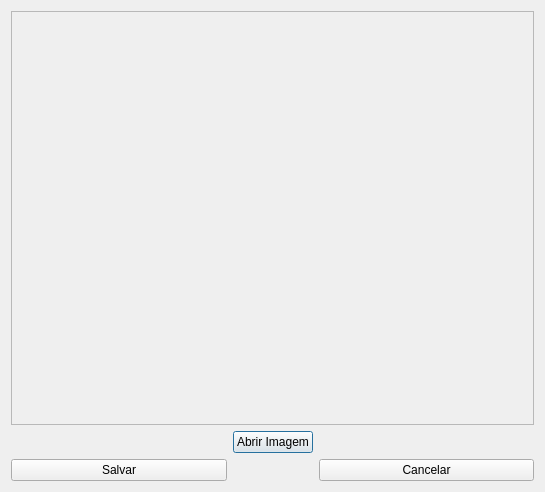
<ui version="4.0" >
 <class>QfrmConfigSlidePadraoClass</class>
 <widget class="QDialog" name="QfrmConfigSlidePadraoClass" >
  <property name="geometry" >
   <rect>
    <x>0</x>
    <y>0</y>
    <width>545</width>
    <height>492</height>
   </rect>
  </property>
  <property name="windowTitle" >
   <string>Slide Padrão</string>
  </property>
  <layout class="QGridLayout" name="gridLayout" >
   <item row="0" column="0" colspan="3" >
    <widget class="QScrollArea" name="scrollArea" >
     <property name="widgetResizable" >
      <bool>true</bool>
     </property>
     <widget class="QWidget" name="scrollAreaWidgetContents" >
      <property name="geometry" >
       <rect>
        <x>0</x>
        <y>0</y>
        <width>523</width>
        <height>394</height>
       </rect>
      </property>
      <layout class="QGridLayout" name="gridLayout_2" >
       <item row="0" column="0" >
        <widget class="QLabel" name="lblFundo" >
         <property name="text" >
          <string/>
         </property>
        </widget>
       </item>
      </layout>
     </widget>
    </widget>
   </item>
   <item row="1" column="1" >
    <widget class="QPushButton" name="btnAbrirImagem" >
     <property name="sizePolicy" >
      <sizepolicy vsizetype="Fixed" hsizetype="Fixed" >
       <horstretch>0</horstretch>
       <verstretch>0</verstretch>
      </sizepolicy>
     </property>
     <property name="font" >
      <font>
       <underline>false</underline>
       <strikeout>false</strikeout>
      </font>
     </property>
     <property name="text" >
      <string>Abrir Imagem</string>
     </property>
    </widget>
   </item>
   <item row="1" column="0" >
    <spacer name="horizontalSpacer" >
     <property name="orientation" >
      <enum>Qt::Horizontal</enum>
     </property>
     <property name="sizeHint" stdset="0" >
      <size>
       <width>40</width>
       <height>20</height>
      </size>
     </property>
    </spacer>
   </item>
   <item row="1" column="2" >
    <spacer name="horizontalSpacer_2" >
     <property name="orientation" >
      <enum>Qt::Horizontal</enum>
     </property>
     <property name="sizeHint" stdset="0" >
      <size>
       <width>40</width>
       <height>20</height>
      </size>
     </property>
    </spacer>
   </item>
   <item row="2" column="0" >
    <widget class="QPushButton" name="btnSalvarImagem" >
     <property name="text" >
      <string>Salvar</string>
     </property>
    </widget>
   </item>
   <item row="2" column="2" >
    <widget class="QPushButton" name="btnCancelar" >
     <property name="text" >
      <string>Cancelar</string>
     </property>
    </widget>
   </item>
  </layout>
 </widget>
 <layoutdefault spacing="6" margin="11" />
 <resources/>
 <connections>
  <connection>
   <sender>btnCancelar</sender>
   <signal>clicked()</signal>
   <receiver>QfrmConfigSlidePadraoClass</receiver>
   <slot>close()</slot>
   <hints>
    <hint type="sourcelabel" >
     <x>413</x>
     <y>476</y>
    </hint>
    <hint type="destinationlabel" >
     <x>417</x>
     <y>-10</y>
    </hint>
   </hints>
  </connection>
 </connections>
</ui>
